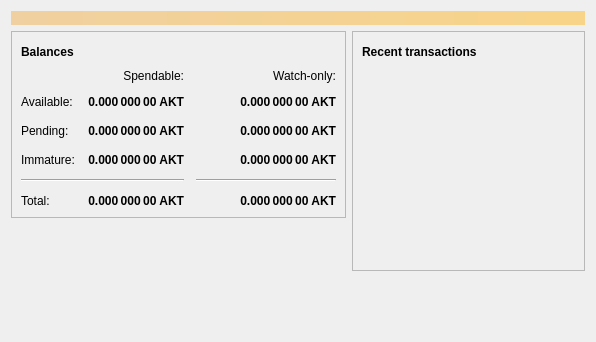
<?xml version="1.0" encoding="UTF-8"?>
<ui version="4.0">
 <class>OverviewPage</class>
 <widget class="QWidget" name="OverviewPage">
  <property name="geometry">
   <rect>
    <x>0</x>
    <y>0</y>
    <width>596</width>
    <height>342</height>
   </rect>
  </property>
  <property name="windowTitle">
   <string>Form</string>
  </property>
  <layout class="QVBoxLayout" name="topLayout">
   <item>
    <widget class="QLabel" name="labelAlerts">
     <property name="visible">
      <bool>false</bool>
     </property>
     <property name="styleSheet">
      <string notr="true">QLabel { background-color: qlineargradient(x1: 0, y1: 0, x2: 1, y2: 0, stop:0 #F0D0A0, stop:1 #F8D488); color:#000000; }</string>
     </property>
     <property name="wordWrap">
      <bool>true</bool>
     </property>
     <property name="margin">
      <number>3</number>
     </property>
     <property name="textInteractionFlags">
      <set>Qt::TextSelectableByMouse</set>
     </property>
    </widget>
   </item>
   <item>
    <layout class="QHBoxLayout" name="horizontalLayout" stretch="1,1">
     <item>
      <layout class="QVBoxLayout" name="verticalLayout_2">
       <item>
        <widget class="QFrame" name="frame">
         <property name="frameShape">
          <enum>QFrame::StyledPanel</enum>
         </property>
         <property name="frameShadow">
          <enum>QFrame::Raised</enum>
         </property>
         <layout class="QVBoxLayout" name="verticalLayout_4">
          <item>
           <layout class="QHBoxLayout" name="horizontalLayout_4">
            <item>
             <widget class="QLabel" name="label_5">
              <property name="font">
               <font>
                <weight>75</weight>
                <bold>true</bold>
               </font>
              </property>
              <property name="text">
               <string>Balances</string>
              </property>
             </widget>
            </item>
            <item>
             <widget class="QPushButton" name="labelWalletStatus">
              <property name="enabled">
               <bool>true</bool>
              </property>
              <property name="maximumSize">
               <size>
                <width>30</width>
                <height>16777215</height>
               </size>
              </property>
              <property name="toolTip">
               <string>The displayed information may be out of date. Your wallet automatically synchronizes with the Aktcoin network after a connection is established, but this process has not completed yet.</string>
              </property>
              <property name="text">
               <string/>
              </property>
              <property name="icon">
               <iconset resource="../bitcoin.qrc">
                <normaloff>:/icons/warning</normaloff>
                <disabledoff>:/icons/warning</disabledoff>:/icons/warning</iconset>
              </property>
              <property name="iconSize">
               <size>
                <width>24</width>
                <height>24</height>
               </size>
              </property>
              <property name="flat">
               <bool>true</bool>
              </property>
             </widget>
            </item>
            <item>
             <spacer name="horizontalSpacer_3">
              <property name="orientation">
               <enum>Qt::Horizontal</enum>
              </property>
              <property name="sizeHint" stdset="0">
               <size>
                <width>40</width>
                <height>20</height>
               </size>
              </property>
             </spacer>
            </item>
           </layout>
          </item>
          <item>
           <layout class="QGridLayout" name="gridLayout">
            <property name="spacing">
             <number>12</number>
            </property>
            <item row="2" column="2">
             <widget class="QLabel" name="labelWatchPending">
              <property name="font">
               <font>
                <weight>75</weight>
                <bold>true</bold>
               </font>
              </property>
              <property name="cursor">
               <cursorShape>IBeamCursor</cursorShape>
              </property>
              <property name="toolTip">
               <string>Unconfirmed transactions to watch-only addresses</string>
              </property>
              <property name="text">
               <string notr="true">0.000 000 00 AKT</string>
              </property>
              <property name="alignment">
               <set>Qt::AlignRight|Qt::AlignTrailing|Qt::AlignVCenter</set>
              </property>
              <property name="textInteractionFlags">
               <set>Qt::LinksAccessibleByMouse|Qt::TextSelectableByKeyboard|Qt::TextSelectableByMouse</set>
              </property>
             </widget>
            </item>
            <item row="2" column="1">
             <widget class="QLabel" name="labelUnconfirmed">
              <property name="font">
               <font>
                <weight>75</weight>
                <bold>true</bold>
               </font>
              </property>
              <property name="cursor">
               <cursorShape>IBeamCursor</cursorShape>
              </property>
              <property name="toolTip">
               <string>Total of transactions that have yet to be confirmed, and do not yet count toward the spendable balance</string>
              </property>
              <property name="text">
               <string notr="true">0.000 000 00 AKT</string>
              </property>
              <property name="alignment">
               <set>Qt::AlignRight|Qt::AlignTrailing|Qt::AlignVCenter</set>
              </property>
              <property name="textInteractionFlags">
               <set>Qt::LinksAccessibleByMouse|Qt::TextSelectableByKeyboard|Qt::TextSelectableByMouse</set>
              </property>
             </widget>
            </item>
            <item row="3" column="2">
             <widget class="QLabel" name="labelWatchImmature">
              <property name="font">
               <font>
                <weight>75</weight>
                <bold>true</bold>
               </font>
              </property>
              <property name="cursor">
               <cursorShape>IBeamCursor</cursorShape>
              </property>
              <property name="toolTip">
               <string>Mined balance in watch-only addresses that has not yet matured</string>
              </property>
              <property name="text">
               <string notr="true">0.000 000 00 AKT</string>
              </property>
              <property name="alignment">
               <set>Qt::AlignRight|Qt::AlignTrailing|Qt::AlignVCenter</set>
              </property>
              <property name="textInteractionFlags">
               <set>Qt::LinksAccessibleByMouse|Qt::TextSelectableByKeyboard|Qt::TextSelectableByMouse</set>
              </property>
             </widget>
            </item>
            <item row="4" column="0" colspan="2">
             <widget class="Line" name="line">
              <property name="orientation">
               <enum>Qt::Horizontal</enum>
              </property>
             </widget>
            </item>
            <item row="4" column="2">
             <widget class="Line" name="lineWatchBalance">
              <property name="sizePolicy">
               <sizepolicy hsizetype="Preferred" vsizetype="Fixed">
                <horstretch>0</horstretch>
                <verstretch>0</verstretch>
               </sizepolicy>
              </property>
              <property name="minimumSize">
               <size>
                <width>140</width>
                <height>0</height>
               </size>
              </property>
              <property name="orientation">
               <enum>Qt::Horizontal</enum>
              </property>
             </widget>
            </item>
            <item row="5" column="0">
             <widget class="QLabel" name="labelTotalText">
              <property name="text">
               <string>Total:</string>
              </property>
             </widget>
            </item>
            <item row="3" column="1">
             <widget class="QLabel" name="labelImmature">
              <property name="font">
               <font>
                <weight>75</weight>
                <bold>true</bold>
               </font>
              </property>
              <property name="cursor">
               <cursorShape>IBeamCursor</cursorShape>
              </property>
              <property name="toolTip">
               <string>Mined balance that has not yet matured</string>
              </property>
              <property name="text">
               <string notr="true">0.000 000 00 AKT</string>
              </property>
              <property name="alignment">
               <set>Qt::AlignRight|Qt::AlignTrailing|Qt::AlignVCenter</set>
              </property>
              <property name="textInteractionFlags">
               <set>Qt::LinksAccessibleByMouse|Qt::TextSelectableByKeyboard|Qt::TextSelectableByMouse</set>
              </property>
             </widget>
            </item>
            <item row="2" column="3">
             <spacer name="horizontalSpacer_2">
              <property name="orientation">
               <enum>Qt::Horizontal</enum>
              </property>
              <property name="sizeHint" stdset="0">
               <size>
                <width>40</width>
                <height>20</height>
               </size>
              </property>
             </spacer>
            </item>
            <item row="3" column="0">
             <widget class="QLabel" name="labelImmatureText">
              <property name="text">
               <string>Immature:</string>
              </property>
             </widget>
            </item>
            <item row="5" column="1">
             <widget class="QLabel" name="labelTotal">
              <property name="font">
               <font>
                <weight>75</weight>
                <bold>true</bold>
               </font>
              </property>
              <property name="cursor">
               <cursorShape>IBeamCursor</cursorShape>
              </property>
              <property name="toolTip">
               <string>Your current total balance</string>
              </property>
              <property name="text">
               <string notr="true">0.000 000 00 AKT</string>
              </property>
              <property name="alignment">
               <set>Qt::AlignRight|Qt::AlignTrailing|Qt::AlignVCenter</set>
              </property>
              <property name="textInteractionFlags">
               <set>Qt::LinksAccessibleByMouse|Qt::TextSelectableByKeyboard|Qt::TextSelectableByMouse</set>
              </property>
             </widget>
            </item>
            <item row="5" column="2">
             <widget class="QLabel" name="labelWatchTotal">
              <property name="font">
               <font>
                <weight>75</weight>
                <bold>true</bold>
               </font>
              </property>
              <property name="cursor">
               <cursorShape>IBeamCursor</cursorShape>
              </property>
              <property name="toolTip">
               <string>Current total balance in watch-only addresses</string>
              </property>
              <property name="text">
               <string notr="true">0.000 000 00 AKT</string>
              </property>
              <property name="alignment">
               <set>Qt::AlignRight|Qt::AlignTrailing|Qt::AlignVCenter</set>
              </property>
              <property name="textInteractionFlags">
               <set>Qt::LinksAccessibleByMouse|Qt::TextSelectableByKeyboard|Qt::TextSelectableByMouse</set>
              </property>
             </widget>
            </item>
            <item row="0" column="2">
             <widget class="QLabel" name="labelWatchonly">
              <property name="text">
               <string>Watch-only:</string>
              </property>
              <property name="alignment">
               <set>Qt::AlignRight|Qt::AlignTrailing|Qt::AlignVCenter</set>
              </property>
             </widget>
            </item>
            <item row="1" column="0">
             <widget class="QLabel" name="labelBalanceText">
              <property name="text">
               <string>Available:</string>
              </property>
             </widget>
            </item>
            <item row="1" column="1">
             <widget class="QLabel" name="labelBalance">
              <property name="font">
               <font>
                <weight>75</weight>
                <bold>true</bold>
               </font>
              </property>
              <property name="cursor">
               <cursorShape>IBeamCursor</cursorShape>
              </property>
              <property name="toolTip">
               <string>Your current spendable balance</string>
              </property>
              <property name="text">
               <string notr="true">0.000 000 00 AKT</string>
              </property>
              <property name="alignment">
               <set>Qt::AlignRight|Qt::AlignTrailing|Qt::AlignVCenter</set>
              </property>
              <property name="textInteractionFlags">
               <set>Qt::LinksAccessibleByMouse|Qt::TextSelectableByKeyboard|Qt::TextSelectableByMouse</set>
              </property>
             </widget>
            </item>
            <item row="1" column="2">
             <widget class="QLabel" name="labelWatchAvailable">
              <property name="font">
               <font>
                <weight>75</weight>
                <bold>true</bold>
               </font>
              </property>
              <property name="cursor">
               <cursorShape>IBeamCursor</cursorShape>
              </property>
              <property name="toolTip">
               <string>Your current balance in watch-only addresses</string>
              </property>
              <property name="text">
               <string notr="true">0.000 000 00 AKT</string>
              </property>
              <property name="alignment">
               <set>Qt::AlignRight|Qt::AlignTrailing|Qt::AlignVCenter</set>
              </property>
              <property name="textInteractionFlags">
               <set>Qt::LinksAccessibleByMouse|Qt::TextSelectableByKeyboard|Qt::TextSelectableByMouse</set>
              </property>
             </widget>
            </item>
            <item row="2" column="0">
             <widget class="QLabel" name="labelPendingText">
              <property name="text">
               <string>Pending:</string>
              </property>
             </widget>
            </item>
            <item row="0" column="1">
             <widget class="QLabel" name="labelSpendable">
              <property name="text">
               <string>Spendable:</string>
              </property>
              <property name="alignment">
               <set>Qt::AlignRight|Qt::AlignTrailing|Qt::AlignVCenter</set>
              </property>
             </widget>
            </item>
           </layout>
          </item>
         </layout>
        </widget>
       </item>
       <item>
        <spacer name="verticalSpacer">
         <property name="orientation">
          <enum>Qt::Vertical</enum>
         </property>
         <property name="sizeHint" stdset="0">
          <size>
           <width>20</width>
           <height>40</height>
          </size>
         </property>
        </spacer>
       </item>
      </layout>
     </item>
     <item>
      <layout class="QVBoxLayout" name="verticalLayout_3">
       <item>
        <widget class="QFrame" name="frame_2">
         <property name="frameShape">
          <enum>QFrame::StyledPanel</enum>
         </property>
         <property name="frameShadow">
          <enum>QFrame::Raised</enum>
         </property>
         <layout class="QVBoxLayout" name="verticalLayout">
          <item>
           <layout class="QHBoxLayout" name="horizontalLayout_2">
            <item>
             <widget class="QLabel" name="label_4">
              <property name="font">
               <font>
                <weight>75</weight>
                <bold>true</bold>
               </font>
              </property>
              <property name="text">
               <string>Recent transactions</string>
              </property>
             </widget>
            </item>
            <item>
             <widget class="QPushButton" name="labelTransactionsStatus">
              <property name="enabled">
               <bool>true</bool>
              </property>
              <property name="maximumSize">
               <size>
                <width>30</width>
                <height>16777215</height>
               </size>
              </property>
              <property name="toolTip">
               <string>The displayed information may be out of date. Your wallet automatically synchronizes with the Aktcoin network after a connection is established, but this process has not completed yet.</string>
              </property>
              <property name="text">
               <string/>
              </property>
              <property name="icon">
               <iconset resource="../bitcoin.qrc">
                <normaloff>:/icons/warning</normaloff>
                <disabledoff>:/icons/warning</disabledoff>:/icons/warning</iconset>
              </property>
              <property name="iconSize">
               <size>
                <width>24</width>
                <height>24</height>
               </size>
              </property>
              <property name="flat">
               <bool>true</bool>
              </property>
             </widget>
            </item>
            <item>
             <spacer name="horizontalSpacer">
              <property name="orientation">
               <enum>Qt::Horizontal</enum>
              </property>
              <property name="sizeHint" stdset="0">
               <size>
                <width>40</width>
                <height>20</height>
               </size>
              </property>
             </spacer>
            </item>
           </layout>
          </item>
          <item>
           <widget class="QListView" name="listTransactions">
            <property name="styleSheet">
             <string notr="true">QListView { background: transparent; }</string>
            </property>
            <property name="frameShape">
             <enum>QFrame::NoFrame</enum>
            </property>
            <property name="verticalScrollBarPolicy">
             <enum>Qt::ScrollBarAlwaysOff</enum>
            </property>
            <property name="horizontalScrollBarPolicy">
             <enum>Qt::ScrollBarAlwaysOff</enum>
            </property>
            <property name="selectionMode">
             <enum>QAbstractItemView::NoSelection</enum>
            </property>
           </widget>
          </item>
         </layout>
        </widget>
       </item>
       <item>
        <spacer name="verticalSpacer_2">
         <property name="orientation">
          <enum>Qt::Vertical</enum>
         </property>
         <property name="sizeHint" stdset="0">
          <size>
           <width>20</width>
           <height>40</height>
          </size>
         </property>
        </spacer>
       </item>
      </layout>
     </item>
    </layout>
   </item>
  </layout>
 </widget>
 <resources/>
 <connections/>
</ui>
